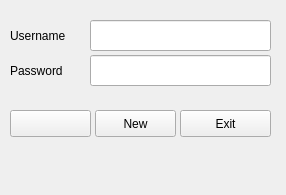
<?xml version="1.0" encoding="UTF-8"?>
<ui version="4.0">
 <class>Form</class>
 <widget class="QWidget" name="Form">
  <property name="geometry">
   <rect>
    <x>0</x>
    <y>0</y>
    <width>286</width>
    <height>195</height>
   </rect>
  </property>
  <property name="windowTitle">
   <string>Form</string>
  </property>
  <widget class="QPushButton" name="pushButton">
   <property name="geometry">
    <rect>
     <x>10</x>
     <y>110</y>
     <width>81</width>
     <height>27</height>
    </rect>
   </property>
   <property name="text">
    <string/>
   </property>
  </widget>
  <widget class="QPushButton" name="pushButton_2">
   <property name="geometry">
    <rect>
     <x>180</x>
     <y>110</y>
     <width>91</width>
     <height>27</height>
    </rect>
   </property>
   <property name="text">
    <string>Exit</string>
   </property>
  </widget>
  <widget class="QLineEdit" name="lineEdit">
   <property name="geometry">
    <rect>
     <x>90</x>
     <y>20</y>
     <width>181</width>
     <height>31</height>
    </rect>
   </property>
  </widget>
  <widget class="QLineEdit" name="lineEdit_2">
   <property name="geometry">
    <rect>
     <x>90</x>
     <y>55</y>
     <width>181</width>
     <height>31</height>
    </rect>
   </property>
  </widget>
  <widget class="QLabel" name="label">
   <property name="geometry">
    <rect>
     <x>10</x>
     <y>20</y>
     <width>81</width>
     <height>31</height>
    </rect>
   </property>
   <property name="text">
    <string>Username</string>
   </property>
  </widget>
  <widget class="QLabel" name="label_2">
   <property name="geometry">
    <rect>
     <x>10</x>
     <y>60</y>
     <width>66</width>
     <height>21</height>
    </rect>
   </property>
   <property name="text">
    <string>Password</string>
   </property>
  </widget>
  <widget class="QLabel" name="label_3">
   <property name="geometry">
    <rect>
     <x>25</x>
     <y>150</y>
     <width>231</width>
     <height>31</height>
    </rect>
   </property>
   <property name="text">
    <string/>
   </property>
  </widget>
  <widget class="QPushButton" name="pushButton_3">
   <property name="geometry">
    <rect>
     <x>95</x>
     <y>110</y>
     <width>81</width>
     <height>27</height>
    </rect>
   </property>
   <property name="text">
    <string>New</string>
   </property>
  </widget>
 </widget>
 <resources/>
 <connections/>
</ui>
